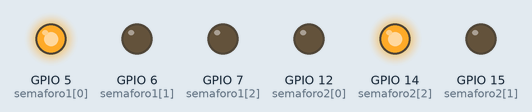
This program was run on a simulated ESP32. Parts: output pins drawn as LEDs (lit = HIGH).

Above: at 2.5 s.
At 7.5 s:
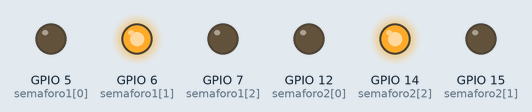
At 12.5 s:
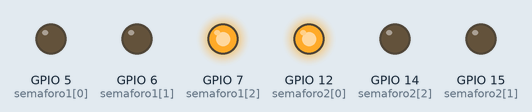
At 17.5 s:
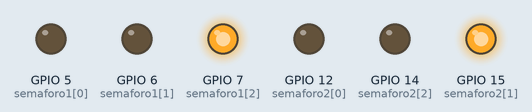
Timing chart, 0 to 26.0 s (numbered marks = the images above):
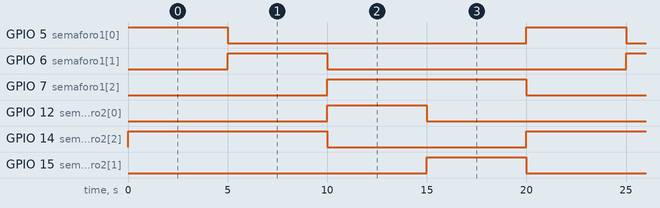

The program:

main.cpp
```cpp
#include <Arduino.h>
int semaforo1[3] = {5, 6, 7}; // verde, amarillo, rojo
int semaforo2[3] = {12, 15, 14}; // verde, amarillo, rojo
void semaforo (int luces[3], int rojo, int amarillo, int verde){
    digitalWrite(luces[0], rojo);
    digitalWrite(luces[1], amarillo);
    digitalWrite(luces[2], verde);
}
void setup()
{
    for(int i = 0; i < 3; i++) {
        pinMode(semaforo1[i], OUTPUT);
        pinMode(semaforo2[i], OUTPUT);
    }

}

void loop(){
  semaforo(semaforo1, 1, 0, 0);
  semaforo(semaforo2, 0, 0, 1);
  delay(5000);

  semaforo(semaforo1, 0, 1, 0);
  delay(5000);

  semaforo(semaforo1, 0, 0, 1);
  semaforo(semaforo2, 1, 0, 0);
  delay(5000);

  semaforo(semaforo2, 0, 1, 0);
  delay(5000);
}
//Este codigo es el de princio de año, nos olvidamos de subirlo antes
```

Measured:
- by itself, GPIO 5 (semaforo1[0]), GPIO 6 (semaforo1[1]), GPIO 12 (semaforo2[0]), GPIO 15 (semaforo2[1]): alternates HIGH for 5.0 s and LOW for 15.0 s
- by itself, GPIO 7 (semaforo1[2]), GPIO 14 (semaforo2[2]): alternates HIGH for 10.0 s and LOW for 10.0 s
- by itself, everything shown: repeats every 20.0 s, in 4 steps
